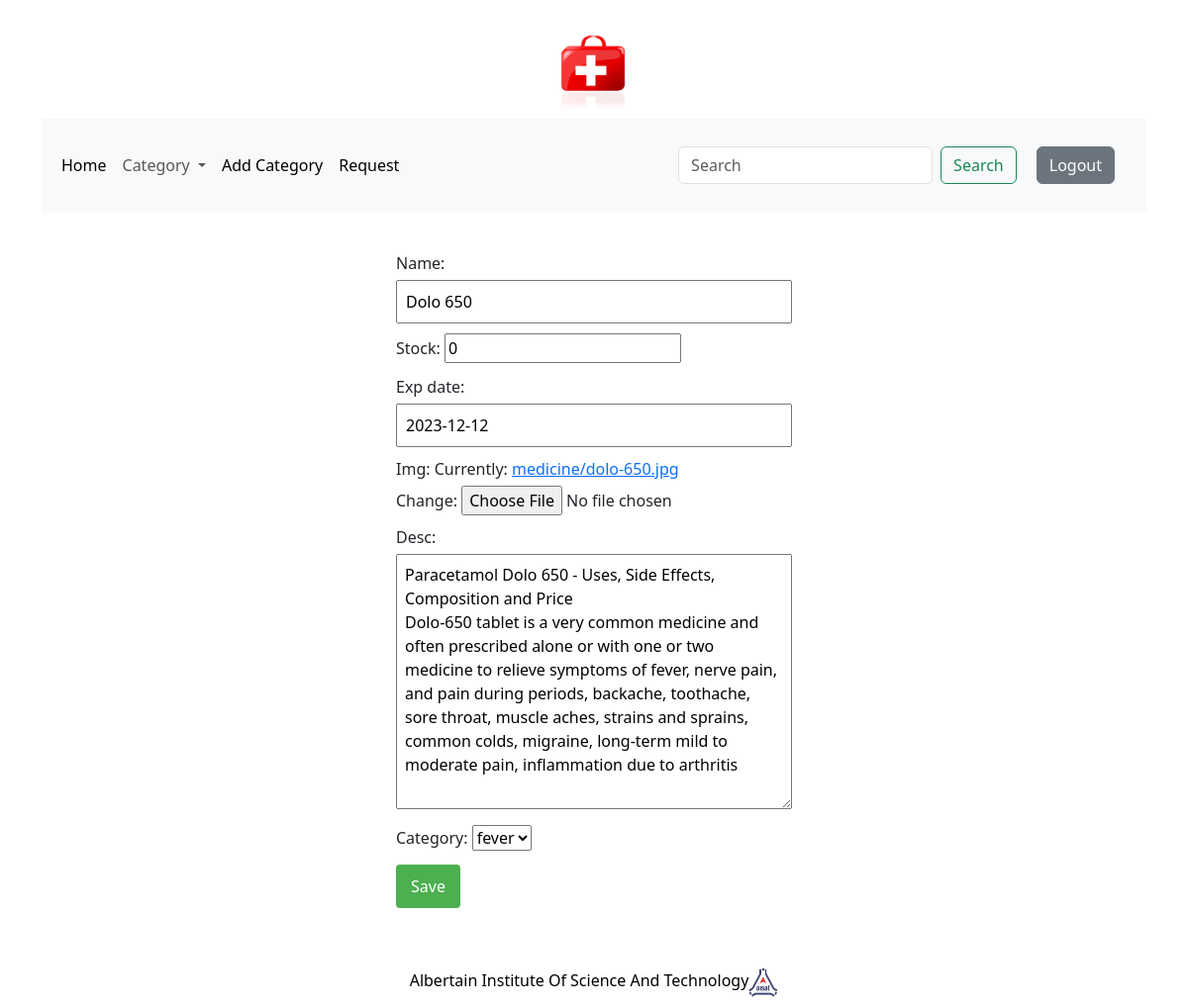
The app's page /edit/update/13/ (signed in) with its own data.
### firstaid_app/models.py (models this page shows, shortened)
class Medicine(models.Model):
    name=models.CharField(max_length=250,unique=True)
    slug=models.SlugField(max_length=250,unique=True)
    stock=models.IntegerField()
    exp_date=models.DateField()
    created=models.DateTimeField(auto_now_add=True)
    available=models.BooleanField(default=True)
    img=models.ImageField(upload_to='medicine')
    desc = models.TextField()
    category=models.ForeignKey(Category,on_delete=models.CASCADE,default=1)
    class Meta:
        ordering=('name',)

class Category(models.Model):
    name=models.CharField(max_length=150,unique=True)
    slug=models.SlugField(max_length=150,unique=True)
    desc=models.TextField()
    class Meta:
        ordering=('name',)
    def get_url(self):
        return reverse('firstaid_app:view_by_cat',args=[self.slug])
    def __str__(self):
        return self.name;

### edit/views.py (the view)
# urls.py: path('update/<int:med_id>/',views.update,name='update'),
def update(request,med_id):
    user=request.user
    if user.is_administrator:
        medicine=Medicine.objects.get(id=med_id)
        form=MedForm(request.POST or None,instance=medicine)
        if request.method=='POST':
            if form.is_valid():
                form.save()
                return redirect('/')
        print(form.initial)
        return render(request,'update.html',dict(form=form))
    else:
        return redirect('login:admin_page')

### edit/forms.py
class MedForm(forms.ModelForm):
    class Meta:
        model=Medicine
        fields=['name','stock','exp_date','img','desc','category']

### firstaid_app/context-processors.py (called while the page is built)
def context(request):
    link=Category.objects.all()
    return dict(link=link)

### template/update.html (shortened to what this page needs)
{% extends 'base.html' %}
{% block body %}
<div class="form-container">
<form action="" method="post" enctype="multipart/form-data">
   {{form.as_p}}
    <input type="submit" value="Save">
</form>
</div>
{% endblock %}

### static/css/custm.css (style rules this page uses)
body { display: flex; flex-direction: column; min-height: 100vh; margin: 0; }
.form-container { max-width: 400px; margin: auto; }
form p { margin-bottom: 10px; }
label { display: block; margin-bottom: 5px; }
input[type="text"], input[type="password"], input[type="email"], textarea { width: 100%; padding: 8px; box-sizing: border-box; }
input[type="submit"] { background-color: #4caf50; color: white; padding: 10px 15px; border: none; border-radius: 4px; cursor: pointer; }

### records on screen
Medicine: name "Dolo 650", stock "0", exp_date "2023-12-12", desc "Paracetamol Dolo 650 - Uses, Side Effects, Composition and Price Dolo-650 tablet is a very common medicine and often prescribed alone or with one or two medicine to relieve symptoms of fever, nerve pain, and pain during periods, backache, toothache, sore throat, muscle aches, strains and sprains, common colds, migraine, long-term mild to moderate pain, inflammation due to arthritis", category "fever"
